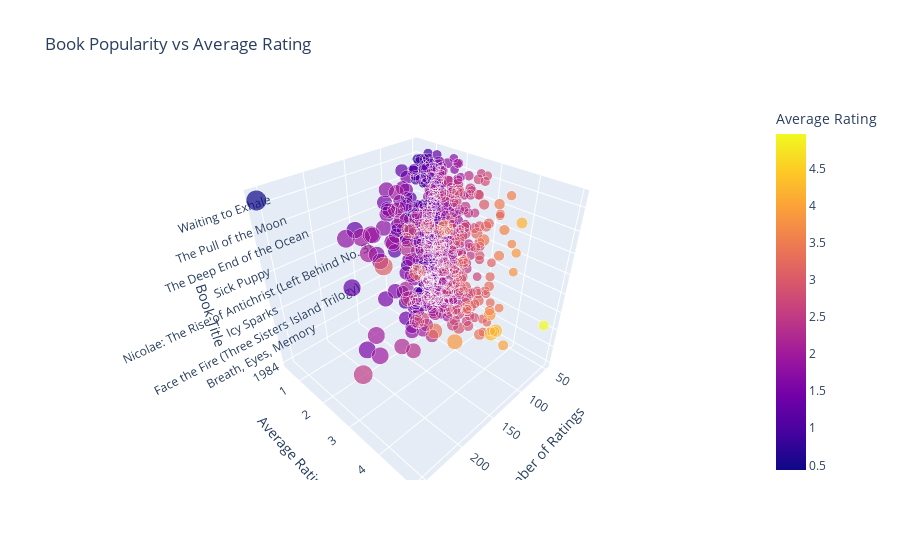

The code cell stored with this chart in its notebook:
### Code cell
book_stats = final_ratings.groupby('Book-Title')['Book-Rating'].agg(['mean', 'count']).reset_index()

fig = px.scatter_3d(
    book_stats,
    x='count',
    y='mean',
    z='Book-Title',
    color='mean',
    size='count',
    title='Book Popularity vs Average Rating',
    labels={'count': 'Number of Ratings', 'mean': 'Average Rating'}
)
fig.show()

### Figure 1 — Plotly figure (JSON) as saved in the notebook; plotly's stock layout.template omitted (floating-point values rounded to 4 significant figures; data arrays with more than 128 entries replaced by an {"elided": "..."} marker saying what was removed)
{"data": [{"hovertemplate": "Number of Ratings=%{marker.size}<br>Average Rating=%{marker.color}<br>Book-Title=%{z}<extra></extra>", "legendgroup": "", "marker": {"color": {"elided": "574 float values"}, "coloraxis": "coloraxis", "size": {"elided": "574 int values"}, "sizemode": "area", "sizeref": 0.64, "symbol": "circle"}, "mode": "markers", "name": "", "scene": "scene", "showlegend": false, "type": "scatter3d", "x": {"elided": "574 int values"}, "y": {"elided": "574 float values"}, "z": {"elided": "574 str values"}}], "layout": {"coloraxis": {"colorbar": {"title": {"text": "Average Rating"}}, "colorscale": [[0, "#0d0887"], [0.1111, "#46039f"], [0.2222, "#7201a8"], [0.3333, "#9c179e"], [0.4444, "#bd3786"], [0.5556, "#d8576b"], [0.6667, "#ed7953"], [0.7778, "#fb9f3a"], [0.8889, "#fdca26"], [1, "#f0f921"]]}, "legend": {"itemsizing": "constant", "tracegroupgap": 0}, "scene": {"domain": {"x": [0, 1], "y": [0, 1]}, "xaxis": {"title": {"text": "Number of Ratings"}}, "yaxis": {"title": {"text": "Average Rating"}}, "zaxis": {"title": {"text": "Book-Title"}}}, "title": {"text": "Book Popularity vs Average Rating"}}}
